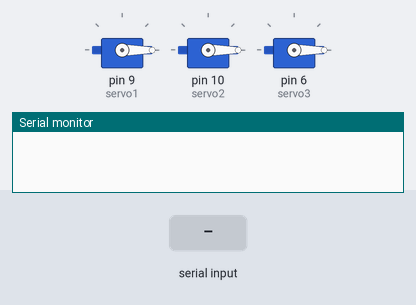
Bench run of a sketch on a simulated Arduino Uno, built with avr-gcc and run on an emulated ATmega328P. Parts: 3 × servo, the last lines printed to the serial monitor. The inputs (shaded band) are chosen by the test bench.

Above: at 1.5 s.
1.6 s: "90 45 200\n" received over Serial
At 4.4 s:
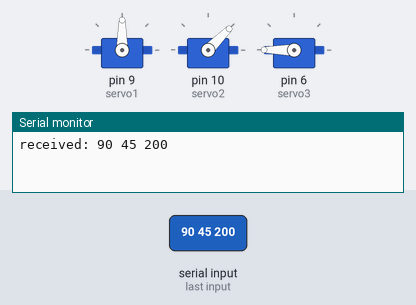
4.6 s: "30 150\n" received over Serial
At 7.1 s:
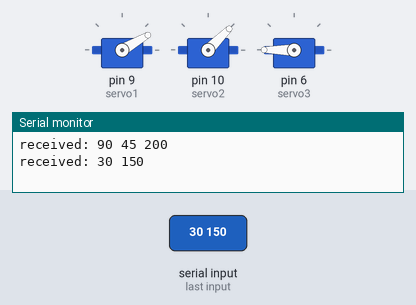
7.6 s: "30 150 10\n" received over Serial
At 10.5 s:
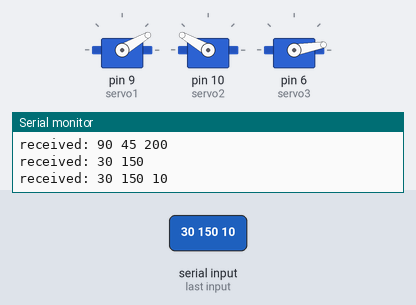
10.6 s: "90 45\n" received over Serial
At 13.4 s:
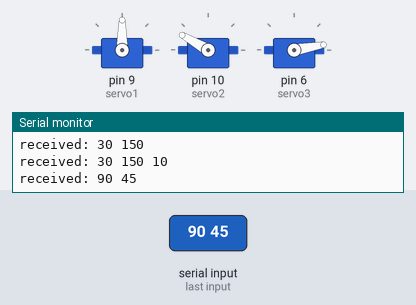
13.6 s: "1 90\n" received over Serial
At 16.0 s:
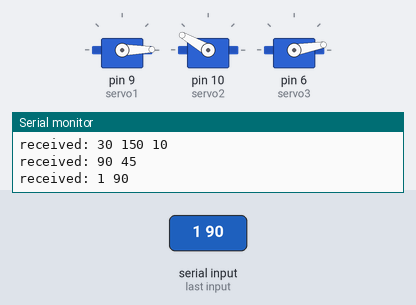
16.6 s: "1 90 45\n" received over Serial
At 19.8 s:
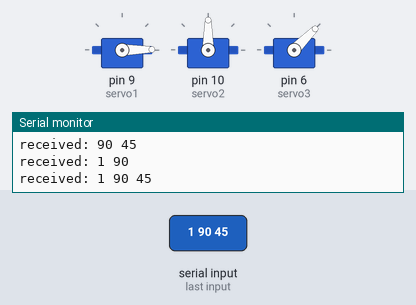
Timing chart, 0 to 20.6 s (numbered marks = the images above; inputs shaded):
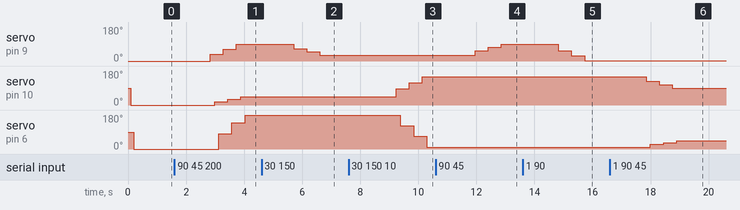

Measured:
- after the input at 1.6 s, servo on pin 9 (servo1): 0° → 36° after 1.2 s, → 63° 0.45 s later, → 90° 0.45 s later; servo on pin 10 (servo2): 0° → 18° after 1.4 s, → 31° 0.45 s later, → 45° 0.45 s later; servo on pin 6 (servo3): 0° → 80° after 1.5 s, → 140° 0.45 s later, → 180° 0.45 s later
- after the input at 4.6 s, servo on pin 9 (servo1): 90° → 66° after 1.1 s, → 48° 0.45 s later, → 30° 0.45 s later
- after the input at 7.6 s, servo on pin 10 (servo2): 45° → 87° after 1.6 s, → 118° 0.45 s later, → 150° 0.45 s later; servo on pin 6 (servo3): 180° → 124° after 1.8 s, → 67° 0.45 s later, → 10° 0.45 s later
- after the input at 10.6 s, servo on pin 9 (servo1): 30° → 54° after 1.4 s, → 72° 0.45 s later, → 90° 0.45 s later
- after the input at 13.6 s, servo on pin 9 (servo1): 90° → 54° after 1.2 s, → 27° 0.45 s later, → 1° 0.45 s later
- after the input at 16.6 s, servo on pin 10 (servo2): 150° → 126° after 1.2 s, → 108° 0.45 s later, → 90° 0.45 s later; servo on pin 6 (servo3): 10° → 24° after 1.4 s, → 34° 0.45 s later, → 45° 0.45 s later

The sketch:

robotArm.ino.ino
```cpp
#include<Servo.h>

Servo servo1;
Servo servo2;
Servo servo3;

String msg = "";

String str_angles[3];

int angle1 = 0;
int angle2 = 0;
int angle3 = 0;

int angle_prev1 = 0;
int angle_prev2 = 0;
int angle_prev3 = 0;

int count = 0;
int tmpi = 0;

void setup()
{
  Serial.begin(9600);

  servo1.attach(9);
  servo2.attach(10);
  servo3.attach(6);

  for(int i = 0; i < 3; i++)
  {
    str_angles[i] = "";
  }

  servo1.write(0);
    delay(100);
  servo2.write(0);
    delay(100);
  servo3.write(0);
    delay(100);
}


void loop()
{
  if(Serial.available())
  {
    msg = Serial.readString();

    Serial.println("received: " + msg);

    count = 0;
    tmpi = 0;
    for(int i = 0; i < msg.length()-1; i++)
    {
      if(msg[i] == ' ')
      {
        if(count == 0)
        {
          str_angles[0] = msg.substring(0, i);
          tmpi = i;
        }
        else if(count == 1)
        {
          str_angles[1] = msg.substring(tmpi+1, i);
          tmpi = i;
          str_angles[2] = msg.substring(i+1, msg.length()-1);
          break;
        }
        count += 1;
      }
    }

    angle_prev1 = angle1;
    angle1 = str_angles[0].toInt();

    angle_prev2 = angle2;
    angle2 = str_angles[1].toInt();

    angle_prev3 = angle3;
    angle3 = str_angles[2].toInt();

        servo1.write( (int) (angle_prev1 + 0.4 * (angle1 - angle_prev1)) );
        delay(150);
        servo2.write( (int) (angle_prev2 + 0.4 * (angle2 - angle_prev2)) );
        delay(150);
        servo3.write( (int) (angle_prev3 + 0.4 * (angle3 - angle_prev3)) );
        delay(150);
        servo1.write( (int) (angle_prev1 + 0.7 * (angle1 - angle_prev1)) );
        delay(150);
        servo2.write( (int) (angle_prev2 + 0.7 * (angle2 - angle_prev2)) );
        delay(150);
        servo3.write( (int) (angle_prev3 + 0.7 * (angle3 - angle_prev3)) );
        delay(150);
        servo1.write( (int) (angle_prev1 + 1.0 * (angle1 - angle_prev1)) );
        delay(150);
        servo2.write( (int) (angle_prev2 + 1.0 * (angle2 - angle_prev2)) );
        delay(150);
        servo3.write( (int) (angle_prev3 + 1.0 * (angle3 - angle_prev3)) );
        delay(150);

    //Serial.println((String)angle1+ "|" + (String)angle2 + "|"+ (String)angle3);
  }
  else
  {
    delay(500);
  }
  delay(10);
}
```
